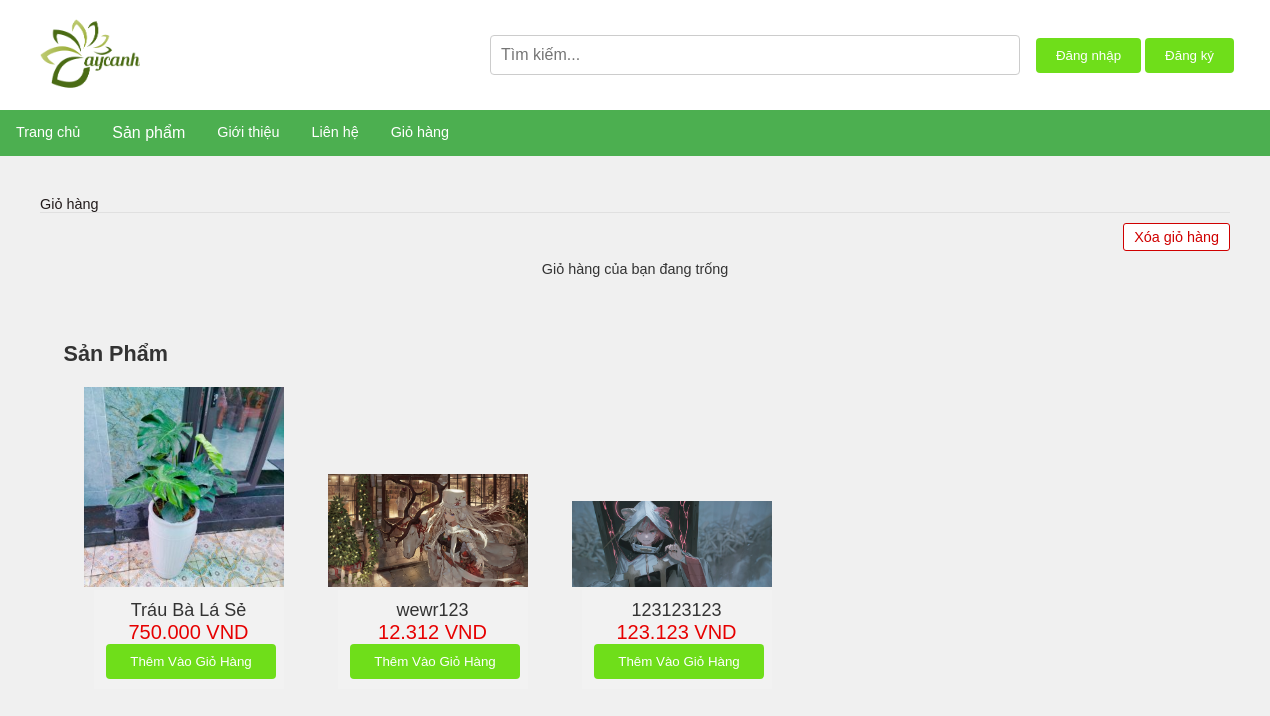
Page /giohang.php on the committed database.
### tables this page shows
CREATE TABLE IF NOT EXISTS `sanpham` (
  `sanpham_id` int NOT NULL AUTO_INCREMENT,
  `tensanpham` varchar(255) NOT NULL,
  `mieuta` text,
  `gia` decimal(10,2) NOT NULL,
  `soluong` int NOT NULL,
  `cover_image_path` varchar(255) DEFAULT NULL,
  PRIMARY KEY (`sanpham_id`)
);

### class/dbcontroller.php (called while the page is built, shortened)
<?php
class DBController {
	private $host = "localhost";
	private $user = "root";
	private $password = "";
	private $database = "caycanh1";
	private $conn;
	function __construct() {
		$this->conn = $this->connectDB();
	}
	function connectDB() {
		$conn = mysqli_connect($this->host,$this->user,$this->password,$this->database);
		return $conn;
	}
	function runQuery($query) {
		$result = mysqli_query($this->conn, $query);
		$resultset = array();
		while ($row = mysqli_fetch_assoc($result)) {
			$resultset[] = $row;
		}
		return $resultset;
	}
}
?>

### giohang.php (the view, shortened to what this page needs)
<?php
require_once("class/dbcontroller.php");
$db_handle = new DBController();
?>
<!DOCTYPE html>
<html lang="en">
<head>
    <link href="style/cart_style.css" type="text/css" rel="stylesheet" />
    <link href="style/style.css" type="text/css" rel="stylesheet">
</head>
<body>
    <?php include "class/header.php"; ?>
    <div id="shopping-cart">
        <div class="txt-heading">Giỏ hàng</div>
        <a id="btnEmpty" href="giohang.php?action=empty">Xóa giỏ hàng</a>
        <?php
        if(isset($_SESSION["cart_item"])){
            $total_quantity = 0;
            $total_price = 0;
        ?>
        <table class="tbl-cart" cellpadding="10" cellspacing="1">
        <tbody>
		<form method="post" action="giohang.php">
        <tr>
        <th style="text-align:left;">Tên Sản Phẩm</th>
        <th style="text-align:right;" width="5%">Số Lượng</th>
        <th style="text-align:right;" width="10%">Giá</th>
        <th style="text-align:right;" width="10%">Tạm Tính</th>
        <th style="text-align:center;" width="5%">Xóa</th>
        </tr>
        <?php
        foreach ($_SESSION["cart_item"] as $item){
            $item_price = $item["quantity"] * $item["gia"];
        ?>
        <tr>
        <td><img src="<?php echo $item["cover_image_path"]; ?>" class="cart-item-image" /><?php echo $item["tensanpham"]; ?></td>
        <td style="text-align:right;">
                <input type="number" name="quantity[<?php echo $item['sanpham_id']; ?>]" value="<?php echo $item['quantity']; ?>" min="1" class="product-quantity" />
        </td>
        <td style="text-align:right;"><?php echo number_format($item["gia"], 0, ',', '.') . " VND"; ?></td>
        <td style="text-align:right;"><?php echo number_format($item_price, 0, ',', '.') . " VND"; ?></td>
        <td style="text-align:center;">
			<a href="giohang.php?action=remove&sanpham_id=<?php echo $item["sanpham_id"]; ?>" class="btnRemoveAction">
        <img src="image/icon-delete.png" class="cart-item-image" alt="Remove Item"/>
    </a>
        </td>
        </tr>
        <?php
            $total_quantity += $item["quantity"];
            $total_price += $item_price;
        }
        ?>
        <tr>
        <td colspan="2" align="right">Tổng cộng:</td>
        <td align="right"><?php echo $total_quantity; ?></td>
        <td align="right" colspan="2"><strong><?php echo number_format($total_price, 0, ',', '.') . " VND"; ?></strong></td>
        </tr>
		<tr >
		<td colspan="3"><input type="submit" name="update_cart" value="Cập nhật" /></td>
		<td colspan="3"><a href="vnpay_pay2.php"><input type="submit" name="dathang" value="Dặt Hàng" /></a></td>
		</tr>
		</form>
        </tbody>
        </table>
        <?php
        } else {
        ?>
        <div class="no-records">Giỏ hàng của bạn đang trống</div>
        <?php
        }
        ?>
    </div>
<div id="product-grid"  class="products-section" style="margin: 5%">
<h2>Sản Phẩm </h2>
	<?php
	$product_array = $db_handle->runQuery("SELECT * FROM sanpham ORDER BY sanpham_id ASC");
	if (!empty($product_array)) {
		foreach($product_array as $key=>$value){
	?>
	<div class="product">
	<form method="post" action="giohang.php?action=add&sanpham_id=<?php echo $product_array[$key]["sanpham_id"]; ?>">
			<a href="chitiet.php?sanpham_id=<?php echo $product_array[$key]["sanpham_id"]; ?>">
			<img src="<?php echo $product_array[$key]["cover_image_path"]; ?>">
			</a>
			<div class="product-info" style="flex-direction: column; margin-left: 10px;">
			<div class="product-name"><a href="chitiet.php?sanpham_id=<?php echo $product_array[$key]["sanpham_id"]; ?>" class="product-name"><?php echo  $product_array[$key]["tensanpham"]; ?></a></div>
			<div class="discounted-price"><?php echo number_format($product_array[$key]["gia"], 0, ',', '.') . " VND"; ?></div>
			<input type="submit" value="Thêm Vào Giỏ Hàng" class="btnAddAction" />
			</div>
			</form>
		</div>
	<?php
		}
	}
	?>
</div>
</body>
</html>

### style/cart_style.css (style rules this page uses)
body { font-family: Arial; color: #211a1a; font-size: 0.9em; }
#shopping-cart { margin: 40px; }
#product-grid { margin: 40px; }
.txt-heading { color: #211a1a; border-bottom: 1px solid #E0E0E0; overflow: auto; }
#btnEmpty { background-color: #ffffff; border: #d00000 1px solid; padding: 5px 10px; color: #d00000; float: right; text-decoration: none; border-radius: 3px; margin: 10px 0px; }
.btnAddAction { padding: 5px 10px; margin-left: 5px; background-color: #efefef; border: #E0E0E0 1px solid; color: #211a1a; float: right; text-decoration: none; border-radius: 3px; cursor: pointer; }
.no-records { text-align: center; clear: both; margin: 38px 0px; }

### style/style.css (style rules this page uses)
body { font-family: Arial, sans-serif; background-color: #f0f0f0; color: #333; margin: 0; padding: 0; }
img { width: 100%; height: 100%; object-fit: fill; }
.products-section { height: 100%; width: 100%; text-align: left; }
.product { margin: 20px; display: inline-block; width: 200px; }
.product img { width: 100%; }
.product-info { background-color: #f2f2f2; padding: 10px; display: flex; align-items: left; }
.product-name { font-size: 18px; color: #333; }
.discounted-price { font-size: 20px; color: #e60000; }
* { box-sizing: border-box; margin: 0; padding: 0; }
input[type="submit"] { background-color: rgb(111, 222, 26); color: white; padding: 10px 20px; border: none; border-radius: 4px; cursor: pointer; width: 100%; }
.product-info { display: flex; align-items: center; }
a { text-decoration: none; }

### rows in the picture
sanpham: cover_image_path (picture), tensanpham "Tráu Bà Lá Sẻ", gia "750.000"
sanpham: cover_image_path (picture), tensanpham "wewr123", gia "12.312"
sanpham: cover_image_path (picture), tensanpham "123123123", gia "123.123"
